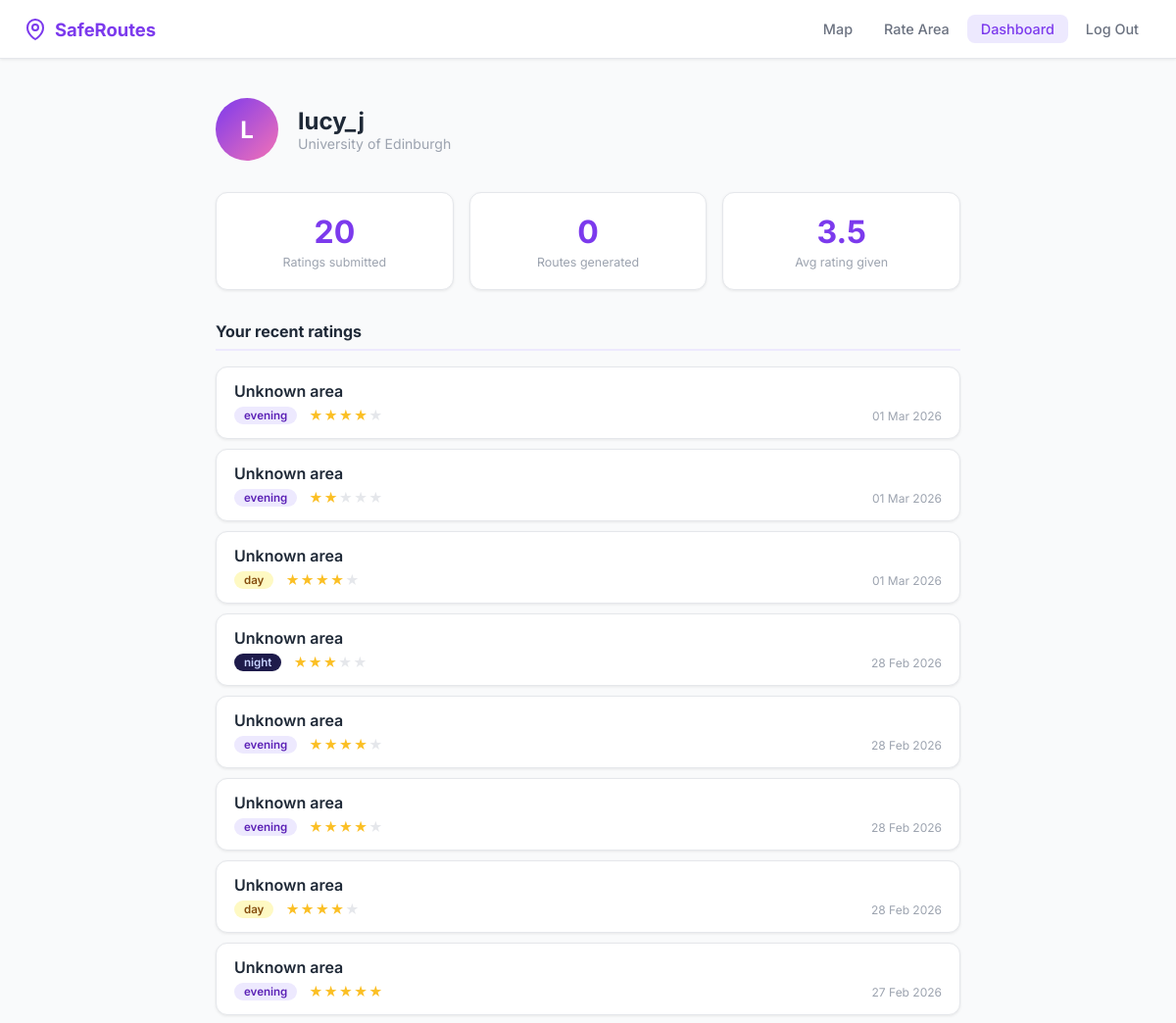
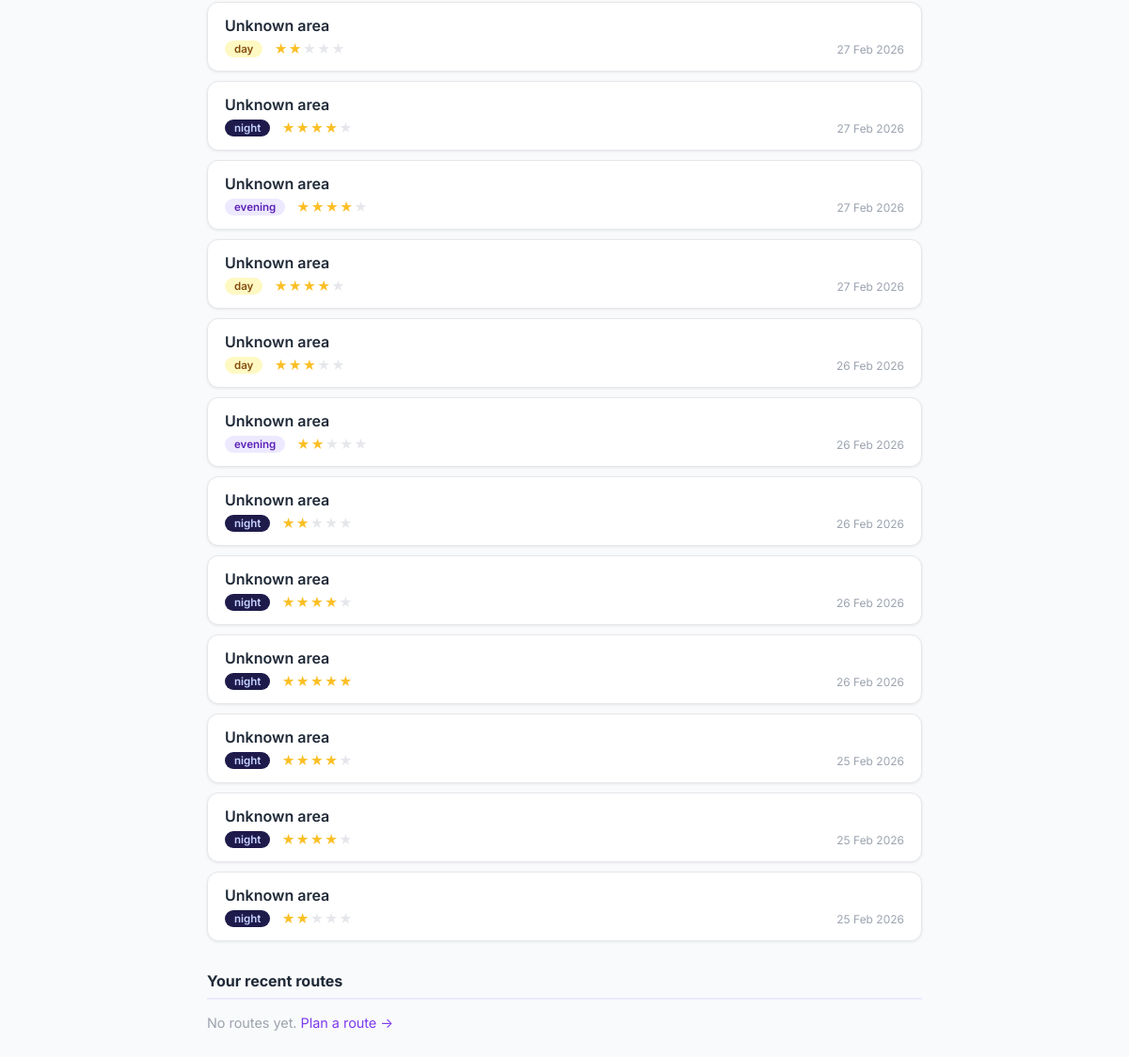
The app's page /dashboard (signed in) with its own data (2 pictures, top to bottom).
### models/database.py (models this page shows, shortened)
class User(UserMixin, db.Model):
    __tablename__ = "users"
    id            = db.Column(db.Integer, primary_key=True)
    username      = db.Column(db.String(64),  unique=True, nullable=False)
    email         = db.Column(db.String(120), unique=True, nullable=False)
    password_hash = db.Column(db.String(256), nullable=False)
    university    = db.Column(db.String(128), default="University of Edinburgh")
    created_at    = db.Column(db.DateTime,    default=datetime.utcnow)
    ratings = db.relationship("SafetyRating", backref="user", lazy=True)
    routes  = db.relationship("Route",         backref="user", lazy=True)

class SafetyRating(db.Model):
    __tablename__ = "safety_ratings"
    id          = db.Column(db.Integer,  primary_key=True)
    user_id     = db.Column(db.Integer,  db.ForeignKey("users.id"), nullable=False)
    latitude    = db.Column(db.Float,    nullable=False)
    longitude   = db.Column(db.Float,    nullable=False)
    street_name = db.Column(db.String(128))
    safety_score = db.Column(db.Integer, nullable=False)   # 1–5
    time_of_day = db.Column(db.String(16), default="day")  # day/evening/night
    comment     = db.Column(db.Text,     nullable=True)
    created_at  = db.Column(db.DateTime, default=datetime.utcnow)

### app.py (the view)
@app.route("/dashboard")
@login_required
def dashboard():
    user_ratings = (SafetyRating.query
                    .filter_by(user_id=current_user.id)
                    .order_by(SafetyRating.created_at.desc())
                    .limit(20)
                    .all())
    user_routes = (Route.query
                   .filter_by(user_id=current_user.id)
                   .order_by(Route.created_at.desc())
                   .limit(10)
                   .all())
    return render_template("dashboard.html",
                           ratings=user_ratings,
                           routes=user_routes)

### app.py (called while the page is built)
@login_manager.user_loader
def load_user(user_id: str) -> User:
    return User.query.get(int(user_id))

### templates/dashboard.html (shortened to what this page needs)
{% extends "base.html" %}
{% block content %}
<div class="dashboard-page">
  <div class="dashboard-container">
    <div class="dashboard-header">
      <div class="avatar">{{ current_user.username[0].upper() }}</div>
      <div>
        <h1 class="dashboard-name">{{ current_user.username }}</h1>
        <p class="dashboard-uni">{{ current_user.university }}</p>
      </div>
    </div>
    <div class="stats-row">
      <div class="stat-card">
        <div class="stat-number">{{ ratings|length }}</div>
        <div class="stat-label">Ratings submitted</div>
      </div>
      <div class="stat-card">
        <div class="stat-number">{{ routes|length }}</div>
        <div class="stat-label">Routes generated</div>
      </div>
      {% if ratings %}
      <div class="stat-card">
        <div class="stat-number">
          {{ "%.1f"|format(ratings|map(attribute='safety_score')|list|sum / ratings|length) }}
        </div>
        <div class="stat-label">Avg rating given</div>
      </div>
      {% endif %}
    </div>
    <section class="dashboard-section">
      <h2 class="section-title">Your recent ratings</h2>
      {% if ratings %}
        <div class="ratings-list">
          {% for r in ratings %}
          <div class="rating-item">
            <div class="rating-area">{{ r.area_name or "Unknown area" }}</div>
            <div class="rating-meta">
              <span class="badge badge-{{ r.time_of_day }}">{{ r.time_of_day }}</span>
              <div class="mini-stars">
                {% for i in range(1, 6) %}
                  <span class="mini-star {% if i <= r.safety_score %}filled{% endif %}">★</span>
                {% endfor %}
              </div>
              <span class="rating-date">{{ r.created_at.strftime('%d %b %Y') }}</span>
            </div>
          </div>
          {% endfor %}
        </div>
      {% else %}
        <p class="empty-state">
          You haven't submitted any ratings yet.
          <a href="{{ url_for('rate') }}">Rate an area →</a>
        </p>
      {% endif %}
    </section>
    <section class="dashboard-section">
      <h2 class="section-title">Your recent routes</h2>
      {% if routes %}
        <div class="routes-list">
          {% for route in routes %}
          <div class="route-item">
            <div class="route-algo-badge">{{ route.algorithm or 'A*' }}</div>
            <div class="route-detail">
              <div>
                <span class="route-stat-val">{{ "%.2f"|format(route.distance_km or 0) }}</span>
                <span class="route-stat-unit">km</span>
              </div>
              <div>
                <span class="route-stat-val">{{ "%.0f"|format((route.distance_km or 0) / 0.08) }}</span>
                <span class="route-stat-unit">min</span>
              </div>
              <div>
                <span class="route-stat-val">{{ "%.1f"|format((route.safety_score or 0) * 10) }}</span>
                <span class="route-stat-unit">/10 safety</span>
              </div>
            </div>
            <span class="rating-date">{{ route.created_at.strftime('%d %b %Y, %H:%M') }}</span>
          </div>
          {% endfor %}
        </div>
      {% else %}
        <p class="empty-state">
          No routes yet. <a href="{{ url_for('index') }}">Plan a route →</a>
        </p>
      {% endif %}
    </section>
  </div>
</div>
{% endblock %}

### templates/base.html (shortened to what this page needs)
<!DOCTYPE html>
<html lang="en">
<head>
  <link rel="stylesheet" href="https://unpkg.com/leaflet@1.9.4/dist/leaflet.css" />
  <link rel="stylesheet" href="{{ url_for('static', filename='css/style.css') }}" />
</head>
<body>
<nav class="navbar">
  <a class="navbar-brand" href="{{ url_for('index') }}">
    <svg width="24" height="24" viewBox="0 0 24 24" fill="none" stroke="currentColor" stroke-width="2">
      <path d="M12 22s-8-4.5-8-11.8A8 8 0 0 1 12 2a8 8 0 0 1 8 8.2c0 7.3-8 11.8-8 11.8z"/>
      <circle cx="12" cy="10" r="3"/>
    </svg>
    SafeRoutes
  </a>
  <div class="navbar-links">
    <a href="{{ url_for('index') }}"   class="nav-link {% if request.endpoint=='index'   %}active{% endif %}">Map</a>
    {% if current_user.is_authenticated %}
      <a href="{{ url_for('rate') }}"      class="nav-link {% if request.endpoint=='rate'      %}active{% endif %}">Rate Area</a>
      <a href="{{ url_for('dashboard') }}" class="nav-link {% if request.endpoint=='dashboard' %}active{% endif %}">Dashboard</a>
      <a href="{{ url_for('logout') }}" class="nav-link">Log Out</a>
    {% else %}
      <a href="{{ url_for('login') }}"    class="nav-link btn-nav">Log In</a>
      <a href="{{ url_for('register') }}" class="nav-link btn-nav btn-primary">Sign Up</a>
    {% endif %}
  </div>
</nav>
{% block content %}{% endblock %}
</body>
</html>

### static/css/style.css (style rules this page uses)
:root { --purple: #7C3AED; --purple-dk: #5B21B6; --purple-lt: #EDE9FE; --lavender: #C4B5FD; --pink: #F472B6; --white: #FFFFFF; --gray-50: #F9FAFB; --gray-100: #F3F4F6; --gray-200: #E5E7EB; --gray-400: #9CA3AF; --gray-600: #6B7280; --gray-800: #1F2937; --green: #22C55E; --yellow: #EAB308; --red: #EF4444; --radius: 12px; --shadow-sm: 0 1px 3px rgba(0,0,0,.08); --shadow-md: 0 4px 16px rgba(124,58,237,.12); --shadow-lg: 0 8px 32px rgba(124,58,237,.18); --nav-h: 60px; --panel-w: 360px; --font: 'Inter', -apple-system, sans-serif; }
*, *::before, *::after { box-sizing: border-box; margin: 0; padding: 0; }
html, body { height: 100%; font-family: var(--font); color: var(--gray-800); background: var(--gray-50); }
a { color: var(--purple); text-decoration: none; }
.navbar { position: fixed; top: 0; left: 0; right: 0; z-index: 1000; height: var(--nav-h); display: flex; align-items: center; justify-content: space-between; padding: 0 24px; background: var(--white); border-bottom: 1px solid var(--gray-200); box-shadow: var(--shadow-sm); }
.navbar-brand { display: flex; align-items: center; gap: 8px; font-size: 1.15rem; font-weight: 700; color: var(--purple); }
.navbar-brand svg { color: var(--purple); }
.navbar-links { display: flex; align-items: center; gap: 4px; }
.nav-link { padding: 6px 14px; border-radius: 8px; font-size: 0.9rem; font-weight: 500; color: var(--gray-600); transition: all .15s; }
.nav-link.active { color: var(--purple); background: var(--purple-lt); }
.dashboard-page { padding-top: var(--nav-h); background: var(--gray-50); min-height: 100vh; }
.dashboard-container { max-width: 800px; margin: 0 auto; padding: 40px 20px; }
.dashboard-header { display: flex; align-items: center; gap: 20px; margin-bottom: 32px; }
.avatar { width: 64px; height: 64px; border-radius: 50%; background: linear-gradient(135deg, var(--purple), var(--pink)); display: flex; align-items: center; justify-content: center; font-size: 1.5rem; font-weight: 700; color: var(--white); flex-shrink: 0; }
.dashboard-name { font-size: 1.5rem; font-weight: 700; }
.dashboard-uni { font-size: 0.88rem; color: var(--gray-400); }
.stats-row { display: flex; gap: 16px; margin-bottom: 32px; flex-wrap: wrap; }
.stat-card { flex: 1; min-width: 120px; background: var(--white); border-radius: var(--radius); padding: 20px; text-align: center; box-shadow: var(--shadow-sm); border: 1px solid var(--gray-200); }
.stat-number { font-size: 2rem; font-weight: 700; color: var(--purple); }
.stat-label { font-size: 0.78rem; color: var(--gray-400); margin-top: 4px; }
.dashboard-section { margin-bottom: 32px; }
.section-title { font-size: 1rem; font-weight: 700; margin-bottom: 16px; padding-bottom: 8px; border-bottom: 2px solid var(--purple-lt); }
.ratings-list { display: flex; flex-direction: column; gap: 10px; }
.rating-item { background: var(--white); border-radius: var(--radius); padding: 14px 18px; border: 1px solid var(--gray-200); box-shadow: var(--shadow-sm); }
.rating-area { font-weight: 600; margin-bottom: 6px; }
.rating-meta { display: flex; align-items: center; gap: 12px; flex-wrap: wrap; }
.badge { padding: 2px 10px; border-radius: 20px; font-size: 0.72rem; font-weight: 600; }
.badge-day { background: #FEF9C3; color: #854D0E; }
.badge-evening { background: #EDE9FE; color: #5B21B6; }
.badge-night { background: #1E1B4B; color: #C7D2FE; }
.mini-stars { display: flex; gap: 1px; }
.mini-star { font-size: 0.85rem; color: var(--gray-200); }
.mini-star.filled { color: #FBBF24; }
.rating-date { font-size: 0.75rem; color: var(--gray-400); margin-left: auto; }
.empty-state { color: var(--gray-400); font-size: 0.9rem; }

### records on screen
User: username "L", username "lucy_j", university "University of Edinburgh"
SafetyRating: area_name "Unknown area", time_of_day "day", created_at "28 Feb 2026"
SafetyRating: area_name "Unknown area", time_of_day "night", created_at "27 Feb 2026"
SafetyRating: area_name "Unknown area", time_of_day "day", created_at "27 Feb 2026"
SafetyRating: area_name "Unknown area", time_of_day "night", created_at "26 Feb 2026"
SafetyRating: area_name "Unknown area", time_of_day "night", created_at "25 Feb 2026"

### other values on screen
{{ ratings|length }} "20"
{{ routes|length }} "0"
{{ r.area_name or "Unknown area" }} "Unknown area" "Unknown area" "Unknown area" "Unknown area" "Unknown area" "Unknown area" "Unknown area" "Unknown area" "Unknown area" "Unknown area" "Unknown area"
{{ r.time_of_day }} "evening" "evening" "day" "night" "evening" "evening" "evening" "day" "evening" "day" "evening"
{{ r.created_at.strftime('%d %b %Y') }} "01 Mar 2026" "01 Mar 2026" "01 Mar 2026" "28 Feb 2026" "28 Feb 2026" "28 Feb 2026" "27 Feb 2026" "27 Feb 2026" "27 Feb 2026" "26 Feb 2026" "26 Feb 2026"
